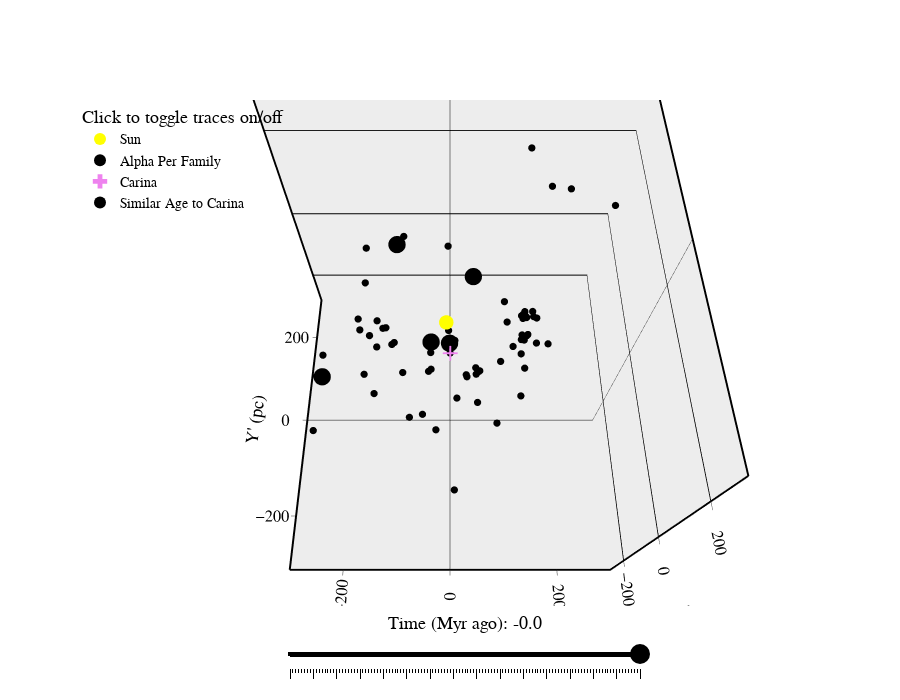

The cell this chart's notebook holds for it:
### Code cell
sun = pd.DataFrame({'name' : ['Sun'], 'family' : ['Sun'], 'age_myr' : [8000], 'U' : [0.], 'V' : [0.], 'W' : [0.], 'x' : [0.], 'y' : [0.], 'z' : [0.], 'n_stars' : [1]})

sun_data = StarClusterData(sun, data_name = 'Sun', min_size = 0, max_size = 10, color = 'yellow', opacity = 1., marker_style = 'circle')
carina_data = StarClusterData(carina, data_name = 'Carina', min_size = 0, max_size = 15, color = 'violet', opacity = 1., marker_style = 'cross')
similar_age_carina_data = StarClusterData(alphaPer_similar_age_car, data_name = 'Similar Age to Carina', min_size = 0, max_size = 12, color = 'black', opacity = 1., marker_style = 'circle')
alphaPer_fam_data = StarClusterData(alphaPer_family_clusters, data_name = 'Alpha Per Family', min_size = 0, max_size = 5, color = 'black', opacity = 1., marker_style = 'circle')

sc = StarClusterCollection([sun_data, alphaPer_fam_data, carina_data, similar_age_carina_data])
plot_3d = StarClusters3DPlotter(data_collection = sc, xyz_widths = (300, 300, 300), figure_theme = 'light')

save_name = '/Users/cam/Downloads/carina_focused_movie.html'
time_int = np.round(np.arange(0., -60.5, -0.5), 1)
fig3d_m6 = plot_3d.generate_3d_plot(
    time = time_int,
    show = True, 
    save_name =save_name, 
    static_traces = None, 
    static_traces_times = None, 
    focus_group = 'Carina',
    fade_in_time = 5 # Myr
)

### Figure 1 — Plotly figure (JSON) as saved in the notebook; plotly's stock layout.template omitted (floating-point values rounded to 4 significant figures)
{"data": [{"hovertext": ["Sun"], "marker": {"color": "yellow", "line": {"color": "black", "width": 0}, "opacity": 1, "size": [10], "symbol": "circle"}, "mode": "markers", "name": "Sun", "type": "scatter3d", "x": [-6.7], "y": [50.5], "z": [15.5]}, {"hovertext": ["118TAU", "ADS_16795", "ASCC_100", "Alessi_13", "BPMG", "CAR", "COL", "CRA", "CWNU_1015", "CWNU_1129", "CWNU_1143", "Chamaleon_I", "EPSC", "ETAC", "Gaia_8", "HSC_1020", "HSC_1318", "HSC_1438", "HSC_1553", "HSC_1766", "HSC_1900", "HSC_1989", "HSC_2068", "HSC_2139", "HSC_2216", "HSC_2468", "HSC_2505", "HSC_2523", "HSC_2630", "HSC_2636", "HSC_2733", "HSC_2816", "HSC_2907", "HSC_2919", "HSC_2931", "HSC_2986", "HSC_381", "HSC_415", "HSC_474", "HSC_517", "HSC_958", "IC_2602", "IC_4665", "LCC", "Mamajek_1", "Mamajek_3", "Melotte_20", "OCSN_10", "OCSN_100", "OCSN_24", "OCSN_92", "OCSN_96", "OCSN_98", "OC_0666", "Platais_6", "Platais_8", "ROPH", "Stephenson_1", "THA", "THOR", "TWA", "Teutsch_179", "Theia_23", "Theia_232", "Theia_333", "Theia_38", "Theia_53", "Theia_54", "Theia_65", "Theia_66", "Theia_67", "Theia_69", "Theia_72", "UBC_26", "UCL", "UCRA", "UPK_113", "UPK_116", "UPK_606", "UPK_640", "USCO", "XFOR"], "marker": {"color": "black", "line": {"color": "black", "width": 0}, "opacity": 1, "size": [5, 5, 5, 5, 5, 5, 5, 5, 5, 5, 5, 5, 5, 5, 5, 5, 5, 5, 5, 5, 5, 5, 5, 5, 5, 5, 5, 5, 5, 5, 5, 5, 5, 5, 5, 5, 5, 5, 5, 5, 5, 5, 5, 5, 5, 5, 5, 5, 5, 5, 5, 5, 5, 5, 5, 5, 5, 5, 5, 5, 5, 5, 5, 5, 5, 5, 5, 5, 5, 5, 5, 5, 5, 5, 5, 5, 5, 5, 5, 5, 5, 5], "symbol": "circle"}, "mode": "markers", "name": "Alpha Per Family", "type": "scatter3d", "x": [-109.0, -85.65, 145.2, -38.28, -2.6, 0, -32.6, 125.7, -149.9, -159.0, 91.95, 76.65, 43.2, 26.95, 119.3, -162.6, -128.2, -131.8, -210.2, -80.36, -32.94, -68.1, -43.15, -22.24, 6.828, 40.61, 45.43, 45.32, 112.0, 78.55, 112.8, 119.4, 138.7, 123.6, 117.5, 134.3, 207.0, 177.4, 132.2, 41.13, -94.79, 43.84, 276.0, 47.6, 28.15, -99.29, -151.6, 251.1, 119.5, -3.654, 112.9, 121.6, 130.9, 138.7, -210.3, 10.92, 118.1, 127.5, -1.3, -95.1, 7.7, 183.3, 328.1, -189.4, 292.1, 274.4, 97.52, -159.4, -113.8, -141.8, 138.8, -123.5, -216.8, 340.1, 100.8, 135.4, 117.0, 60.98, 115.5, 159.3, 114.5, -33.8], "y": [45.7, 241.0, 367.6, 1.068, 43.8, 0, 24.6, 50.29, -11.54, 61.99, 27.86, -110.8, -34.3, -30.86, 300.2, 256.7, 74.51, 45.87, -7.928, -21.6, 8.98, -94.1, -115.8, -136.4, -211.3, -45.53, -41.59, -34.9, -84.99, -44.5, -24.95, 1.611, 29.7, 35.22, 38.04, 50.39, 258.1, 273.6, 278.0, 153.3, 201.4, -90.74, 217.2, -43.7, -33.91, 22.68, 144.1, 300.5, 38.3, 207.1, -5.656, 28.51, 34.09, -3.689, -42.52, -80.64, 35.27, 365.1, 30.4, 24.8, 2.8, 316.6, 222.5, 306.2, 595.6, 462.2, 117.6, 70.23, 43.77, 52.59, 51.34, -71.25, -133.0, 525.4, -10.4, 49.3, 712.2, 469.9, -55.55, 0.8368, 33.5, 4.2], "z": [5.6, 5.889, 94.58, -70.68, -0.2, 0, -5.9, -26.93, -56.83, -29.58, 54.21, -35.75, -10.1, -19.31, 89.28, -48.96, -19.24, -62.72, 7.551, -29.49, -14.94, -51.85, 14.12, 0.9523, -72.52, 35.88, 12.85, -2.373, 15.37, 55.87, 44.14, 41.6, 63.58, 55.93, 60.31, -29.54, 111.9, 101.6, 184.0, 2.903, 32.64, 2.764, 116.4, 21.3, -20.69, -11.36, -3.817, 98.16, 69.18, 20.63, 56.0, 68.63, 76.29, 41.1, -2.607, -2.918, 53.1, 109.4, -20.6, -8.4, 38.2, 114.3, 32.44, -53.81, 56.85, 33.48, -24.32, -6.207, 7.062, -33.35, 32.45, -6.175, -11.18, 95.46, 42.0, -23.7, -94.66, -3.458, 54.48, 30.38, 64.4, -68.7]}, {"hovertext": ["CAR"], "marker": {"color": "violet", "line": {"color": "black", "width": 0}, "opacity": 1, "size": [15], "symbol": "cross"}, "mode": "markers", "name": "Carina", "type": "scatter3d", "x": [0], "y": [0], "z": [0]}, {"hovertext": ["COL", "HSC_517", "HSC_958", "Platais_6", "THA", "Theia_232", "Theia_333", "UPK_113", "UPK_116"], "marker": {"color": "black", "line": {"color": "black", "width": 0}, "opacity": 1, "size": [12, 12, 12, 12, 12, 12, 12, 12, 12], "symbol": "circle"}, "mode": "markers", "name": "Similar Age to Carina", "type": "scatter3d", "x": [-32.6, 41.13, -94.79, -210.3, -1.3, -189.4, 292.1, 117.0, 60.98], "y": [24.6, 153.3, 201.4, -42.52, 30.4, 306.2, 595.6, 712.2, 469.9], "z": [-5.9, 2.903, 32.64, -2.607, -20.6, -53.81, 56.85, -94.66, -3.458]}], "layout": {"dragmode": "turntable", "height": 700, "legend": {"bgcolor": "rgba(0,0,0,0)", "font": {"color": "black", "family": "Helvetica", "size": 14}, "itemsizing": "constant", "title": {"font": {"color": "black", "size": 18}, "side": "top", "text": "Click to toggle traces on/off"}, "x": 0, "y": 1}, "scene": {"aspectmode": "manual", "aspectratio": {"x": 1, "y": 1, "z": 1}, "camera": {"center": {"x": 0, "y": 0, "z": 0}, "eye": {"x": 0, "y": -0.8, "z": 1.5}, "projection": {"type": "perspective"}, "up": {"x": 0, "y": 1, "z": 0}}, "xaxis": {"gridcolor": "black", "linecolor": "black", "linewidth": 4, "mirror": true, "nticks": 5, "range": [-300, 300], "showgrid": false, "showline": true, "showspikes": false, "tickfont": {"color": "black", "family": "helvetica", "size": 14}, "title": {"font": {"color": "black", "family": "helvetica", "size": 18}, "text": "X' (pc)"}, "zeroline": true, "zerolinecolor": "black"}, "yaxis": {"gridcolor": "black", "linecolor": "black", "linewidth": 4, "mirror": true, "nticks": 5, "range": [-300, 300], "showgrid": false, "showline": true, "showspikes": false, "tickfont": {"color": "black", "family": "helvetica", "size": 14}, "title": {"font": {"color": "black", "family": "helvetica", "size": 18}, "text": "Y' (pc)"}, "zeroline": true, "zerolinecolor": "black"}, "zaxis": {"gridcolor": "black", "linecolor": "black", "linewidth": 4, "mirror": true, "nticks": 5, "range": [-300, 300], "showgrid": true, "showline": true, "showspikes": false, "tickfont": {"color": "black", "family": "helvetica", "size": 14}, "title": {"font": {"color": "black", "family": "helvetica", "size": 18}, "text": "Z' (pc)"}, "zeroline": false, "zerolinecolor": "black"}}, "sliders": [{"active": 120, "bgcolor": "black", "bordercolor": "black", "borderwidth": 0, "currentvalue": {"font": {"color": "black", "family": "helvetica", "size": 18}, "offset": 20, "prefix": "Time (Myr ago): ", "visible": true, "xanchor": "center"}, "font": {"color": "rgba(0,0,0,0)", "family": "helvetica", "size": 8}, "len": 0.5, "pad": {"b": 0, "l": 0, "r": 0, "t": 0}, "steps": [{"args": [["-60.0"], {"frame": {"duration": 5, "easing": "linear", "redraw": true}, "transition": {"duration": 0, "easing": "linear"}}], "label": "60.0", "method": "animate"}, {"args": [["-59.5"], {"frame": {"duration": 5, "easing": "linear", "redraw": true}, "transition": {"duration": 0, "easing": "linear"}}], "label": "59.5", "method": "animate"}, {"args": [["-59.0"], {"frame": {"duration": 5, "easing": "linear", "redraw": true}, "transition": {"duration": 0, "easing": "linear"}}], "label": "59.0", "method": "animate"}, {"args": [["-58.5"], {"frame": {"duration": 5, "easing": "linear", "redraw": true}, "transition": {"duration": 0, "easing": "linear"}}], "label": "58.5", "method": "animate"}, {"args": [["-58.0"], {"frame": {"duration": 5, "easing": "linear", "redraw": true}, "transition": {"duration": 0, "easing": "linear"}}], "label": "58.0", "method": "animate"}, {"args": [["-57.5"], {"frame": {"duration": 5, "easing": "linear", "redraw": true}, "transition": {"duration": 0, "easing": "linear"}}], "label": "57.5", "method": "animate"}, {"args": [["-57.0"], {"frame": {"duration": 5, "easing": "linear", "redraw": true}, "transition": {"duration": 0, "easing": "linear"}}], "label": "57.0", "method": "animate"}, {"args": [["-56.5"], {"frame": {"duration": 5, "easing": "linear", "redraw": true}, "transition": {"duration": 0, "easing": "linear"}}], "label": "56.5", "method": "animate"}, {"args": [["-56.0"], {"frame": {"duration": 5, "easing": "linear", "redraw": true}, "transition": {"duration": 0, "easing": "linear"}}], "label": "56.0", "method": "animate"}, {"args": [["-55.5"], {"frame": {"duration": 5, "easing": "linear", "redraw": true}, "transition": {"duration": 0, "easing": "linear"}}], "label": "55.5", "method": "animate"}, {"args": [["-55.0"], {"frame": {"duration": 5, "easing": "linear", "redraw": true}, "transition": {"duration": 0, "easing": "linear"}}], "label": "55.0", "method": "animate"}, {"args": [["-54.5"], {"frame": {"duration": 5, "easing": "linear", "redraw": true}, "transition": {"duration": 0, "easing": "linear"}}], "label": "54.5", "method": "animate"}, {"args": [["-54.0"], {"frame": {"duration": 5, "easing": "linear", "redraw": true}, "transition": {"duration": 0, "easing": "linear"}}], "label": "54.0", "method": "animate"}, {"args": [["-53.5"], {"frame": {"duration": 5, "easing": "linear", "redraw": true}, "transition": {"duration": 0, "easing": "linear"}}], "label": "53.5", "method": "animate"}, {"args": [["-53.0"], {"frame": {"duration": 5, "easing": "linear", "redraw": true}, "transition": {"duration": 0, "easing": "linear"}}], "label": "53.0", "method": "animate"}, {"args": [["-52.5"], {"frame": {"duration": 5, "easing": "linear", "redraw": true}, "transition": {"duration": 0, "easing": "linear"}}], "label": "52.5", "method": "animate"}, {"args": [["-52.0"], {"frame": {"duration": 5, "easing": "linear", "redraw": true}, "transition": {"duration": 0, "easing": "linear"}}], "label": "52.0", "method": "animate"}, {"args": [["-51.5"], {"frame": {"duration": 5, "easing": "linear", "redraw": true}, "transition": {"duration": 0, "easing": "linear"}}], "label": "51.5", "method": "animate"}, {"args": [["-51.0"], {"frame": {"duration": 5, "easing": "linear", "redraw": true}, "transition": {"duration": 0, "easing": "linear"}}], "label": "51.0", "method": "animate"}, {"args": [["-50.5"], {"frame": {"duration": 5, "easing": "linear", "redraw": true}, "transition": {"duration": 0, "easing": "linear"}}], "label": "50.5", "method": "animate"}, {"args": [["-50.0"], {"frame": {"duration": 5, "easing": "linear", "redraw": true}, "transition": {"duration": 0, "easing": "linear"}}], "label": "50.0", "method": "animate"}, {"args": [["-49.5"], {"frame": {"duration": 5, "easing": "linear", "redraw": true}, "transition": {"duration": 0, "easing": "linear"}}], "label": "49.5", "method": "animate"}, {"args": [["-49.0"], {"frame": {"duration": 5, "easing": "linear", "redraw": true}, "transition": {"duration": 0, "easing": "linear"}}], "label": "49.0", "method": "animate"}, {"args": [["-48.5"], {"frame": {"duration": 5, "easing": "linear", "redraw": true}, "transition": {"duration": 0, "easing": "linear"}}], "label": "48.5", "method": "animate"}, {"args": [["-48.0"], {"frame": {"duration": 5, "easing": "linear", "redraw": true}, "transition": {"duration": 0, "easing": "linear"}}], "label": "48.0", "method": "animate"}, {"args": [["-47.5"], {"frame": {"duration": 5, "easing": "linear", "redraw": true}, "transition": {"duration": 0, "easing": "linear"}}], "label": "47.5", "method": "animate"}, {"args": [["-47.0"], {"frame": {"duration": 5, "easing": "linear", "redraw": true}, "transition": {"duration": 0, "easing": "linear"}}], "label": "47.0", "method": "animate"}, {"args": [["-46.5"], {"frame": {"duration": 5, "easing": "linear", "redraw": true}, "transition": {"duration": 0, "easing": "linear"}}], "label": "46.5", "method": "animate"}, {"args": [["-46.0"], {"frame": {"duration": 5, "easing": "linear", "redraw": true}, "transition": {"duration": 0, "easing": "linear"}}], "label": "46.0", "method": "animate"}, {"args": [["-45.5"], {"frame": {"duration": 5, "easing": "linear", "redraw": true}, "transition": {"duration": 0, "easing": "linear"}}], "label": "45.5", "method": "animate"}, {"args": [["-45.0"], {"frame": {"duration": 5, "easing": "linear", "redraw": true}, "transition": {"duration": 0, "easing": "linear"}}], "label": "45.0", "method": "animate"}, {"args": [["-44.5"], {"frame": {"duration": 5, "easing": "linear", "redraw": true}, "transition": {"duration": 0, "easing": "linear"}}], "label": "44.5", "method": "animate"}, {"args": [["-44.0"], {"frame": {"duration": 5, "easing": "linear", "redraw": true}, "transition": {"duration": 0, "easing": "linear"}}], "label": "44.0", "method": "animate"}, {"args": [["-43.5"], {"frame": {"duration": 5, "easing": "linear", "redraw": true}, "transition": {"duration": 0, "easing": "linear"}}], "label": "43.5", "method": "animate"}, {"args": [["-43.0"], {"frame": {"duration": 5, "easing": "linear", "redraw": true}, "transition": {"duration": 0, "easing": "linear"}}], "label": "43.0", "method": "animate"}, {"args": [["-42.5"], {"frame": {"duration": 5, "easing": "linear", "redraw": true}, "transition": {"duration": 0, "easing": "linear"}}], "label": "42.5", "method": "animate"}, {"args": [["-42.0"], {"frame": {"duration": 5, "easing": "linear", "redraw": true}, "transition": {"duration": 0, "easing": "linear"}}], "label": "42.0", "method": "animate"}, {"args": [["-41.5"], {"frame": {"duration": 5, "easing": "linear", "redraw": true}, "transition": {"duration": 0, "easing": "linear"}}], "label": "41.5", "method": "animate"}, {"args": [["-41.0"], {"frame": {"duration": 5, "easing": "linear", "redraw": true}, "transition": {"duration": 0, "easing": "linear"}}], "label": "41.0", "method": "animate"}, {"args": [["-40.5"], {"frame": {"duration": 5, "easing": "linear", "redraw": true}, "transition": {"duration": 0, "easing": "linear"}}], "label": "40.5", "method": "animate"}, {"args": [["-40.0"], {"frame": {"duration": 5, "easing": "linear", "redraw": true}, "transition": {"duration": 0, "easing": "linear"}}], "label": "40.0", "method": "animate"}, {"args": [["-39.5"], {"frame": {"duration": 5, "easing": "linear", "redraw": true}, "transition": {"duration": 0, "easing": "linear"}}], "label": "39.5", "method": "animate"}, {"args": [["-39.0"], {"frame": {"duration": 5, "easing": "linear", "redraw": true}, "transition": {"duration": 0, "easing": "linear"}}], "label": "39.0", "method": "animate"}, {"args": [["-38.5"], {"frame": {"duration": 5, "easing": "linear", "redraw": true}, "transition": {"duration": 0, "easing": "linear"}}], "label": "38.5", "method": "animate"}, {"args": [["-38.0"], {"frame": {"duration": 5, "easing": "linear", "redraw": true}, "transition": {"duration": 0, "easing": "linear"}}], "label": "38.0", "method": "animate"}, {"args": [["-37.5"], {"frame": {"duration": 5, "easing": "linear", "redraw": true}, "transition": {"duration": 0, "easing": "linear"}}], "label": "37.5", "method": "animate"}, {"args": [["-37.0"], {"frame": {"duration": 5, "easing": "linear", "redraw": true}, "transition": {"duration": 0, "easing": "linear"}}], "label": "37.0", "method": "animate"}, {"args": [["-36.5"], {"frame": {"duration": 5, "easing": "linear", "redraw": true}, "transition": {"duration": 0, "easing": "linear"}}], "label": "36.5", "method": "animate"}, {"args": [["-36.0"], {"frame": {"duration": 5, "easing": "linear", "redraw": true}, "transition": {"duration": 0, "easing": "linear"}}], "label": "36.0", "method": "animate"}, {"args": [["-35.5"], {"frame": {"duration": 5, "easing": "linear", "redraw": true}, "transition": {"duration": 0, "easing": "linear"}}], "label": "35.5", "method": "animate"}, {"args": [["-35.0"], {"frame": {"duration": 5, "easing": "linear", "redraw": true}, "transition": {"duration": 0, "easing": "linear"}}], "label": "35.0", "method": "animate"}, {"args": [["-34.5"], {"frame": {"duration": 5, "easing": "linear", "redraw": true}, "transition": {"duration": 0, "easing": "linear"}}], "label": "34.5", "method": "animate"}, {"args": [["-34.0"], {"frame": {"duration": 5, "easing": "linear", "redraw": true}, "transition": {"duration": 0, "easing": "linear"}}], "label": "34.0", "method": "animate"}, {"args": [["-33.5"], {"frame": {"duration": 5, "easing": "linear", "redraw": true}, "transition": {"duration": 0, "easing": "linear"}}], "label": "33.5", "method": "animate"}, {"args": [["-33.0"], {"frame": {"duration": 5, "easing": "linear", "redraw": true}, "transition": {"duration": 0, "easing": "linear"}}], "label": "33.0", "method": "animate"}, {"args": [["-32.5"], {"frame": {"duration": 5, "easing": "linear", "redraw": true}, "transition": {"duration": 0, "easing": "linear"}}], "label": "32.5", "method": "animate"}, {"args": [["-32.0"], {"frame": {"duration": 5, "easing": "linear", "redraw": true}, "transition": {"duration": 0, "easing": "linear"}}], "label": "32.0", "method": "animate"}, {"args": [["-31.5"], {"frame": {"duration": 5, "easing": "linear", "redraw": true}, "transition": {"duration": 0, "easing": "linear"}}], "label": "31.5", "method": "animate"}, {"args": [["-31.0"], {"frame": {"duration": 5, "easing": "linear", "redraw": true}, "transition": {"duration": 0, "easing": "linear"}}], "label": "31.0", "method": "animate"}, {"args": [["-30.5"], {"frame": {"duration": 5, "easing": "linear", "redraw": true}, "transition": {"duration": 0, "easing": "linear"}}], "label": "30.5", "method": "animate"}, {"args": [["-30.0"], {"frame": {"duration": 5, "easing": "linear", "redraw": true}, "transition": {"duration": 0, "easing": "linear"}}], "label": "30.0", "method": "animate"}, {"args": [["-29.5"], {"frame": {"duration": 5, "easing": "linear", "redraw": true}, "transition": {"duration": 0, "easing": "linear"}}], "label": "29.5", "method": "animate"}, {"args": [["-29.0"], {"frame": {"duration": 5, "easing": "linear", "redraw": true}, "transition": {"duration": 0, "easing": "linear"}}], "label": "29.0", "method": "animate"}, {"args": [["-28.5"], {"frame": {"duration": 5, "easing": "linear", "redraw": true}, "transition": {"duration": 0, "easing": "linear"}}], "label": "28.5", "method": "animate"}, {"args": [["-28.0"], {"frame": {"duration": 5, "easing": "linear", "redraw": true}, "transition": {"duration": 0, "easing": "linear"}}], "label": "28.0", "method": "animate"}, {"args": [["-27.5"], {"frame": {"duration": 5, "easing": "linear", "redraw": true}, "transition": {"duration": 0, "easing": "linear"}}], "label": "27.5", "method": "animate"}, {"args": [["-27.0"], {"frame": {"duration": 5, "easing": "linear", "redraw": true}, "transition": {"duration": 0, "easing": "linear"}}], "label": "27.0", "method": "animate"}, {"args": [["-26.5"], {"frame": {"duration": 5, "easing": "linear", "redraw": true}, "transition": {"duration": 0, "easing": "linear"}}], "label": "26.5", "method": "animate"}, {"args": [["-26.0"], {"frame": {"duration": 5, "easing": "linear", "redraw": true}, "transition": {"duration": 0, "easing": "linear"}}], "label": "26.0", "method": "animate"}, {"args": [["-25.5"], {"frame": {"duration": 5, "easing": "linear", "redraw": true}, "transition": {"duration": 0, "easing": "linear"}}], "label": "25.5", "method": "animate"}, {"args": [["-25.0"], {"frame": {"duration": 5, "easing": "linear", "redraw": true}, "transition": {"duration": 0, "easing": "linear"}}], "label": "25.0", "method": "animate"}, {"args": [["-24.5"], {"frame": {"duration": 5, "easing": "linear", "redraw": true}, "transition": {"duration": 0, "easing": "linear"}}], "label": "24.5", "method": "animate"}, {"args": [["-24.0"], {"frame": {"duration": 5, "easing": "linear", "redraw": true}, "transition": {"duration": 0, "easing": "linear"}}], "label": "24.0", "method": "animate"}, {"args": [["-23.5"], {"frame": {"duration": 5, "easing": "linear", "redraw": true}, "transition": {"duration": 0, "easing": "linear"}}], "label": "23.5", "method": "animate"}, {"args": [["-23.0"], {"frame": {"duration": 5, "easing": "linear", "redraw": true}, "transition": {"duration": 0, "easing": "linear"}}], "label": "23.0", "method": "animate"}, {"args": [["-22.5"], {"frame": {"duration": 5, "easing": "linear", "redraw": true}, "transition": {"duration": 0, "easing": "linear"}}], "label": "22.5", "method": "animate"}, {"args": [["-22.0"], {"frame": {"duration": 5, "easing": "linear", "redraw": true}, "transition": {"duration": 0, "easing": "linear"}}], "label": "22.0", "method": "animate"}, {"args": [["-21.5"], {"frame": {"duration": 5, "easing": "linear", "redraw": true}, "transition": {"duration": 0, "easing": "linear"}}], "label": "21.5", "method": "animate"}, {"args": [["-21.0"], {"frame": {"duration": 5, "easing": "linear", "redraw": true}, "transition": {"duration": 0, "easing": "linear"}}], "label": "21.0", "method": "animate"}, {"args": [["-20.5"], {"frame": {"duration": 5, "easing": "linear", "redraw": true}, "transition": {"duration": 0, "easing": "linear"}}], "label": "20.5", "method": "animate"}, {"args": [["-20.0"], {"frame": {"duration": 5, "easing": "linear", "redraw": true}, "transition": {"duration": 0, "easing": "linear"}}], "label": "20.0", "method": "animate"}, {"args": [["-19.5"], {"frame": {"duration": 5, "easing": "linear", "redraw": true}, "transition": {"duration": 0, "easing": "linear"}}], "label": "19.5", "method": "animate"}, {"args": [["-19.0"], {"frame": {"duration": 5, "easing": "linear", "redraw": true}, "transition": {"duration": 0, "easing": "linear"}}], "label": "19.0", "method": "animate"}, {"args": [["-18.5"], {"frame": {"duration": 5, "easing": "linear", "redraw": true}, "transition": {"duration": 0, "easing": "linear"}}], "label": "18.5", "method": "animate"}, {"args": [["-18.0"], {"frame": {"duration": 5, "easing": "linear", "redraw": true}, "transition": {"duration": 0, "easing": "linear"}}], "label": "18.0", "method": "animate"}, {"args": [["-17.5"], {"frame": {"duration": 5, "easing": "linear", "redraw": true}, "transition": {"duration": 0, "easing": "linear"}}], "label": "17.5", "method": "animate"}, {"args": [["-17.0"], {"frame": {"duration": 5, "easing": "linear", "redraw": true}, "transition": {"duration": 0, "easing": "linear"}}], "label": "17.0", "method": "animate"}, {"args": [["-16.5"], {"frame": {"duration": 5, "easing": "linear", "redraw": true}, "transition": {"duration": 0, "easing": "linear"}}], "label": "16.5", "method": "animate"}, {"args": [["-16.0"], {"frame": {"duration": 5, "easing": "linear", "redraw": true}, "transition": {"duration": 0, "easing": "linear"}}], "label": "16.0", "method": "animate"}, {"args": [["-15.5"], {"frame": {"duration": 5, "easing": "linear", "redraw": true}, "transition": {"duration": 0, "easing": "linear"}}], "label": "15.5", "method": "animate"}, {"args": [["-15.0"], {"frame": {"duration": 5, "easing": "linear", "redraw": true}, "transition": {"duration": 0, "easing": "linear"}}], "label": "15.0", "method": "animate"}, {"args": [["-14.5"], {"frame": {"duration": 5, "easing": "linear", "redraw": true}, "transition": {"duration": 0, "easing": "linear"}}], "label": "14.5", "method": "animate"}, {"args": [["-14.0"], {"frame": {"duration": 5, "easing": "linear", "redraw": true}, "transition": {"duration": 0, "easing": "linear"}}], "label": "14.0", "method": "animate"}, {"args": [["-13.5"], {"frame": {"duration": 5, "easing": "linear", "redraw": true}, "transition": {"duration": 0, "easing": "linear"}}], "label": "13.5", "method": "animate"}, {"args": [["-13.0"], {"frame": {"duration": 5, "easing": "linear", "redraw": true}, "transition": {"duration": 0, "easing": "linear"}}], "label": "13.0", "method": "animate"}, {"args": [["-12.5"], {"frame": {"duration": 5, "easing": "linear", "redraw": true}, "transition": {"duration": 0, "easing": "linear"}}], "label": "12.5", "method": "animate"}, {"args": [["-12.0"], {"frame": {"duration": 5, "easing": "linear", "redraw": true}, "transition": {"duration": 0, "easing": "linear"}}], "label": "12.0", "method": "animate"}, {"args": [["-11.5"], {"frame": {"duration": 5, "easing": "linear", "redraw": true}, "transition": {"duration": 0, "easing": "linear"}}], "label": "11.5", "method": "animate"}, {"args": [["-11.0"], {"frame": {"duration": 5, "easing": "linear", "redraw": true}, "transition": {"duration": 0, "easing": "linear"}}], "label": "11.0", "method": "animate"}, {"args": [["-10.5"], {"frame": {"duration": 5, "easing": "linear", "redraw": true}, "transition": {"duration": 0, "easing": "linear"}}], "label": "10.5", "method": "animate"}, {"args": [["-10.0"], {"frame": {"duration": 5, "easing": "linear", "redraw": true}, "transition": {"duration": 0, "easing": "linear"}}], "label": "10.0", "method": "animate"}, {"args": [["-9.5"], {"frame": {"duration": 5, "easing": "linear", "redraw": true}, "transition": {"duration": 0, "easing": "linear"}}], "label": "9.5", "method": "animate"}, {"args": [["-9.0"], {"frame": {"duration": 5, "easing": "linear", "redraw": true}, "transition": {"duration": 0, "easing": "linear"}}], "label": "9.0", "method": "animate"}, {"args": [["-8.5"], {"frame": {"duration": 5, "easing": "linear", "redraw": true}, "transition": {"duration": 0, "easing": "linear"}}], "label": "8.5", "method": "animate"}, {"args": [["-8.0"], {"frame": {"duration": 5, "easing": "linear", "redraw": true}, "transition": {"duration": 0, "easing": "linear"}}], "label": "8.0", "method": "animate"}, {"args": [["-7.5"], {"frame": {"duration": 5, "easing": "linear", "redraw": true}, "transition": {"duration": 0, "easing": "linear"}}], "label": "7.5", "method": "animate"}, {"args": [["-7.0"], {"frame": {"duration": 5, "easing": "linear", "redraw": true}, "transition": {"duration": 0, "easing": "linear"}}], "label": "7.0", "method": "animate"}, {"args": [["-6.5"], {"frame": {"duration": 5, "easing": "linear", "redraw": true}, "transition": {"duration": 0, "easing": "linear"}}], "label": "6.5", "method": "animate"}, {"args": [["-6.0"], {"frame": {"duration": 5, "easing": "linear", "redraw": true}, "transition": {"duration": 0, "easing": "linear"}}], "label": "6.0", "method": "animate"}, {"args": [["-5.5"], {"frame": {"duration": 5, "easing": "linear", "redraw": true}, "transition": {"duration": 0, "easing": "linear"}}], "label": "5.5", "method": "animate"}, {"args": [["-5.0"], {"frame": {"duration": 5, "easing": "linear", "redraw": true}, "transition": {"duration": 0, "easing": "linear"}}], "label": "5.0", "method": "animate"}, {"args": [["-4.5"], {"frame": {"duration": 5, "easing": "linear", "redraw": true}, "transition": {"duration": 0, "easing": "linear"}}], "label": "4.5", "method": "animate"}, {"args": [["-4.0"], {"frame": {"duration": 5, "easing": "linear", "redraw": true}, "transition": {"duration": 0, "easing": "linear"}}], "label": "4.0", "method": "animate"}, {"args": [["-3.5"], {"frame": {"duration": 5, "easing": "linear", "redraw": true}, "transition": {"duration": 0, "easing": "linear"}}], "label": "3.5", "method": "animate"}, {"args": [["-3.0"], {"frame": {"duration": 5, "easing": "linear", "redraw": true}, "transition": {"duration": 0, "easing": "linear"}}], "label": "3.0", "method": "animate"}, {"args": [["-2.5"], {"frame": {"duration": 5, "easing": "linear", "redraw": true}, "transition": {"duration": 0, "easing": "linear"}}], "label": "2.5", "method": "animate"}, {"args": [["-2.0"], {"frame": {"duration": 5, "easing": "linear", "redraw": true}, "transition": {"duration": 0, "easing": "linear"}}], "label": "2.0", "method": "animate"}, {"args": [["-1.5"], {"frame": {"duration": 5, "easing": "linear", "redraw": true}, "transition": {"duration": 0, "easing": "linear"}}], "label": "1.5", "method": "animate"}, {"args": [["-1.0"], {"frame": {"duration": 5, "easing": "linear", "redraw": true}, "transition": {"duration": 0, "easing": "linear"}}], "label": "1.0", "method": "animate"}, {"args": [["-0.5"], {"frame": {"duration": 5, "easing": "linear", "redraw": true}, "transition": {"duration": 0, "easing": "linear"}}], "label": "0.5", "method": "animate"}, {"args": [["0.0"], {"frame": {"duration": 5, "easing": "linear", "redraw": true}, "transition": {"duration": 0, "easing": "linear"}}], "label": "-0.0", "method": "animate"}], "tickcolor": "black", "ticklen": 10, "transition": {"duration": 300, "easing": "bounce-in"}, "x": 0.27, "xanchor": "left", "y": 0, "yanchor": "top"}], "width": 900}}
